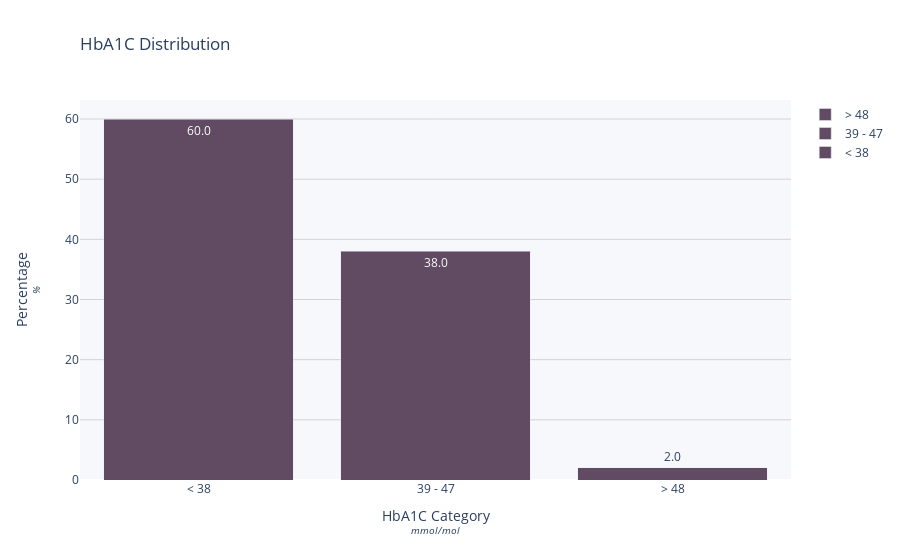
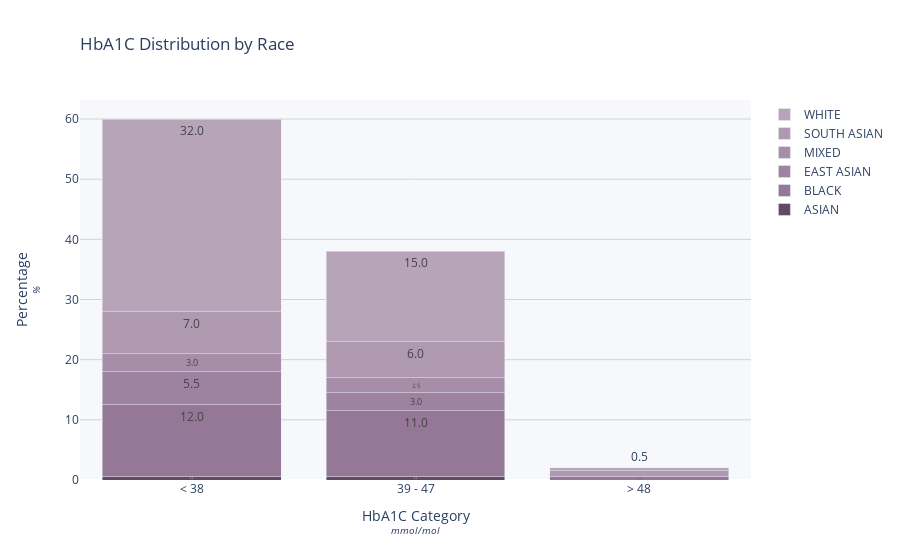
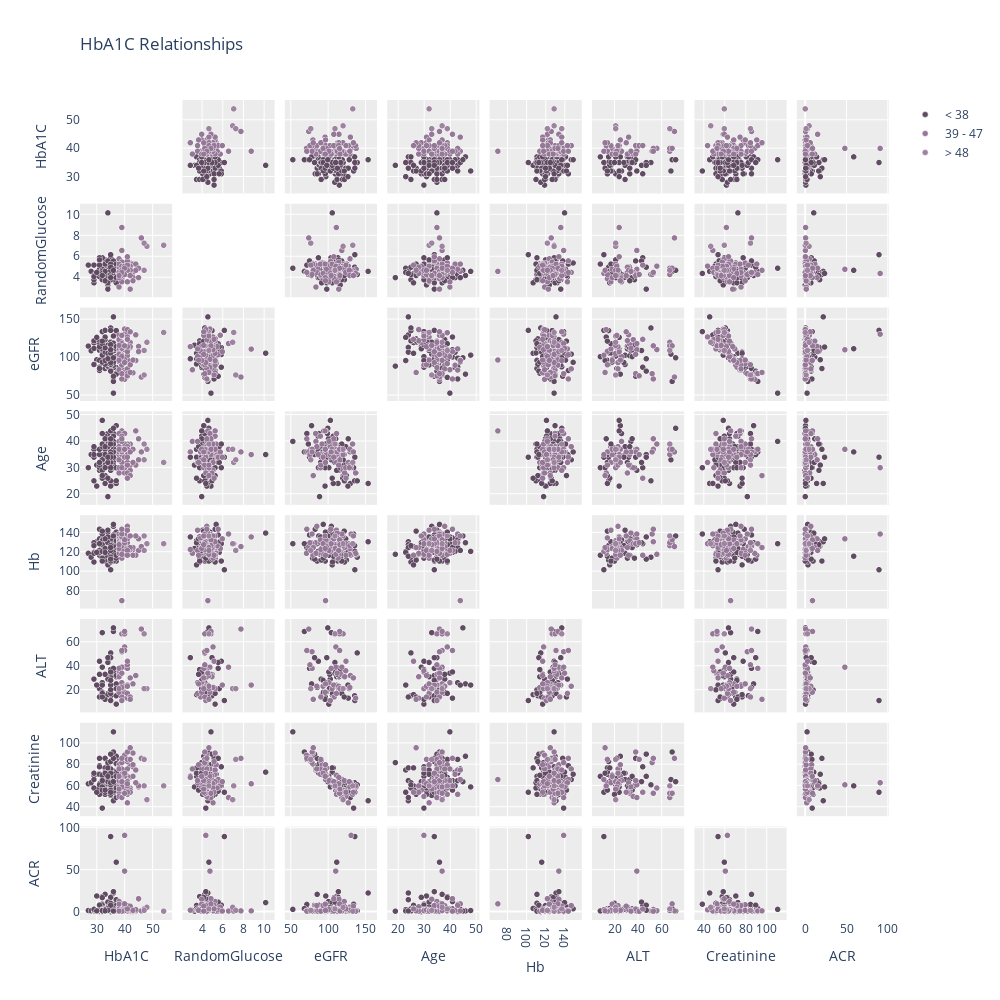
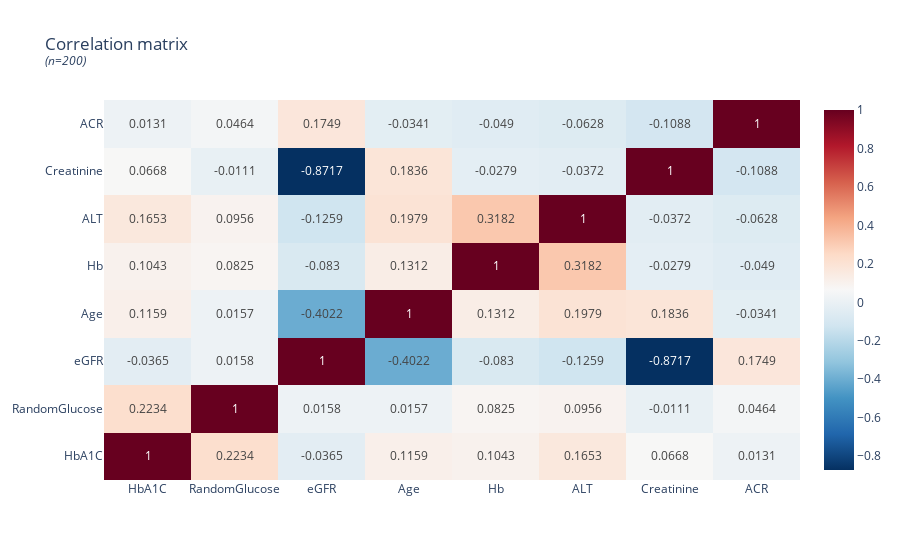

Notebook cell for these charts, in order:
### Code cell
%autoreload 2
ma.disease_description_hba1c()

### Figure 1 — Plotly figure (JSON) as saved in the notebook; plotly's stock layout.template omitted (floating-point values rounded to 4 significant figures)
{"data": [{"marker": {"color": "#604b62"}, "name": "< 38", "text": ["60.0"], "type": "bar", "x": ["< 38"], "y": [60]}, {"marker": {"color": "#604b62"}, "name": "39 - 47", "text": ["38.0"], "type": "bar", "x": ["39 - 47"], "y": [38]}, {"marker": {"color": "#604b62"}, "name": "> 48", "text": ["2.0"], "type": "bar", "x": ["> 48"], "y": [2]}], "layout": {"barmode": "stack", "paper_bgcolor": "white", "plot_bgcolor": "#F6F8FC", "title": {"text": "HbA1C Distribution", "x": 0, "xref": "paper"}, "xaxis": {"title": {"text": "HbA1C Category<br><sup><i>mmol/mol</i></sup>"}}, "yaxis": {"gridcolor": "lightgrey", "title": {"text": "Percentage<br><sup><i>%</i></sup>"}}}}

### Figure 2 — Plotly figure (JSON) as saved in the notebook; plotly's stock layout.template omitted (floating-point values rounded to 4 significant figures)
{"data": [{"marker": {"color": "#604b62"}, "name": "ASIAN", "text": ["0.5", "0.5"], "type": "bar", "x": ["< 38", "39 - 47"], "y": [0.5, 0.5]}, {"marker": {"color": "#957897"}, "name": "BLACK", "text": ["12.0", "11.0", "0.5"], "type": "bar", "x": ["< 38", "39 - 47", "> 48"], "y": [12, 11, 0.5]}, {"marker": {"color": "#9d83a0"}, "name": "EAST ASIAN", "text": ["5.5", "3.0"], "type": "bar", "x": ["< 38", "39 - 47"], "y": [5.5, 3]}, {"marker": {"color": "#a68ea8"}, "name": "MIXED", "text": ["3.0", "2.5"], "type": "bar", "x": ["< 38", "39 - 47"], "y": [3, 2.5]}, {"marker": {"color": "#af99b1"}, "name": "SOUTH ASIAN", "text": ["7.0", "6.0", "1.0"], "type": "bar", "x": ["< 38", "39 - 47", "> 48"], "y": [7, 6, 1]}, {"marker": {"color": "#b8a4b9"}, "name": "WHITE", "text": ["32.0", "15.0", "0.5"], "type": "bar", "x": ["< 38", "39 - 47", "> 48"], "y": [32, 15, 0.5]}], "layout": {"barmode": "stack", "paper_bgcolor": "white", "plot_bgcolor": "#F6F8FC", "title": {"text": "HbA1C Distribution by Race", "x": 0, "xref": "paper"}, "xaxis": {"title": {"text": "HbA1C Category<br><sup><i>mmol/mol</i></sup>"}}, "yaxis": {"gridcolor": "lightgrey", "title": {"text": "Percentage<br><sup><i>%</i></sup>"}}}}

### Figure 3 — Plotly figure (JSON) as saved in the notebook; plotly's stock layout.template omitted (floating-point values rounded to 4 significant figures)
{"data": [{"diagonal": {"visible": false}, "dimensions": [{"label": "HbA1C", "values": [37, 37, 32, 30, 34, 37, 33, 32, 36, 37, 35, 31, 36, 31, 36, 36, 37, 33, 33, 36, 33, 33, 27, 36, 32, 29, 36, 34, 32, 35, 36, 35, 35, 36, 35, 37, 36, 36, 35, 37, 35, 35, 36, 36, 37, 37, 28, 31, 33, 33, 31, 33, 29, 37, 36, 36, 34, 34, 33, 33, 32, 33, 29, 34, 34, 36, 34, 35, 32, 34, 32, 29, 34, 37, 32, 37, 29, 32, 31, 32, 35, 34, 31, 34, 37, 37, 36, 31, 36, 33, 35, 35, 37, 34, 35, 31, 35, 31, 35, 32, 35, 30, 37, 33, 33, 36, 34, 37, 35, 35, 32, 35, 33, 35, 35, 32, 34, 32, 33, 36]}, {"label": "RandomGlucose", "values": [3.5, 4.8, 3.8, 4.4, 4.2, 4.3, 4.5, 4.4, 5.4, 4.5, 4.5, 4.5, 5.2, 4.8, 4.6, 4, 4.6, 5.3, 5.7, 5.2, 4.9, 4.8, 5.2, 4, 5.9, 3.5, 3.8, 4.9, 4.9, 4.9, 5.6, 4.6, 4.5, 4.5, 4.5, 4.6, 4.9, 4.7, 5.1, 5, 5.9, 4.4, 4.3, 4.5, 4.6, 4.7, 4.6, 4.1, 4.3, 4.5, 5.3, 4.3, 4.2, 5.2, 4.4, 5.4, 4.5, 4.9, 4.3, 5.3, 4.4, 4.3, 5.2, 3.3, 4, 4.8, 10.2, 4.7, 4.2, 4.5, 4, 3.8, 4.6, 5, 4.3, 4.5, 4.1, 4.8, 5.9, 4.8, 4.2, 4.7, 4.1, 4.1, 4.2, 5, 4.6, 4.4, 4.2, 4.5, 4, 4.6, 4, 5.6, 3.8, 5.2, 4.4, 5.7, 4.3, 4.6, 4, 4.5, 4, 4.4, 4.6, 5.6, 3.5, 5.3, 5.3, 4.7, 4.4, 4, 4.6, 5, 6.2, 3.8, 2.9, 4.2, 3.7, 4.7]}, {"label": "eGFR", "values": [98.64, 112.6, 110.9, 97.32, 100.9, 86.99, 120.6, 134.6, 104.8, 112.4, 120.7, 109.9, 71.96, 116.3, 154.1, 87.11, 130.2, 125.0, 111.7, 90.01, 125.0, 136.3, 115.5, 105.3, 104.3, 91.74, 103.6, 94.27, 114.7, 96.35, 118.5, 96.26, 102.6, 96.58, 114.0, 117.6, 53.23, 116.7, 120.6, 106.0, 113.6, 114.7, 74.01, 119.3, 113.7, 112.0, 109.3, 121.6, 94.92, 118.1, 83.17, 85.77, 112.4, 79.56, 114.2, 93.96, 87.95, 105.3, 124.1, 107.4, 120.1, 115.4, 119.8, 116.6, 88.96, 128.8, 106.0, 90.44, 108.4, 96.93, 101.5, 122.3, 92.65, 135.9, 99.53, 112.0, 91.1, 104.8, 87.48, 111.9, 115.2, 95.91, 96.64, 103.4, 78.31, 102.6, 68.69, 117.3, 101.5, 127.4, 94.82, 109.5, 114.8, 109.6, 116.8, 85.77, 91.44, 114.5, 139.4, 103.5, 93.69, 127.0, 102.2, 107.4, 91.5, 75.58, 105.9, 101.5, 106.3, 117.4, 94.25, 110.6, 96.36, 82.33, 136.3, 118.6, 98.64, 122.0, 113.0, 100.0]}, {"label": "Age", "values": [34, 36, 39, 31, 41, 37, 27, 30, 33, 37, 32, 37, 43, 29, 24, 42, 24, 27, 38, 35, 27, 34, 30, 35, 39, 37, 40, 36, 35, 23, 32, 35, 36, 37, 29, 34, 40, 35, 33, 35, 34, 35, 39, 31, 24, 36, 35, 31, 37, 37, 35, 37, 34, 37, 34, 36, 43, 35, 38, 42, 26, 31, 35, 31, 19, 30, 35, 32, 39, 39, 30, 25, 38, 25, 43, 36, 38, 33, 30, 29, 32, 38, 32, 35, 46, 36, 36, 31, 30, 41, 44, 40, 34, 32, 30, 37, 34, 32, 25, 48, 34, 23, 34, 24, 35, 34, 26, 30, 39, 36, 38, 41, 30, 35, 34, 39, 34, 27, 38, 45]}, {"label": "Hb", "values": [132, 141, 126, 131, 135, 111, 113, 139, 147, 134, 119, 118, 125, 130, 131, 121, 128, 114, 131, 135, 112, 121, 119, 133, 131, 130, 136, 123, 132, 121, 120, 119, 125, 111, 126, 120, 129, 122, 133, 118, 111, 115, 123, 124, 125, 116, 115, 134, 130, 132, 144, 111, 120, 114, 134, 149, 137, 129, 134, 121, 126, 133, 127, 124, 118, 120, 140, 136, 128, 141, 122, 110, 130, 127, 133, 131, 119, 132, 129, 128, 114, 131, 122, 143, 130, 130, 129, 117, 127, 120, 122, 134, 131, 130, 114, 129, 112, 120, 115, 121, 127, 120, 132, 116, 124, 138, 107, 117, 110, 111, 114, 125, 120, 113, 102, 111, 136, 142, 134, 137]}, {"label": "ALT", "values": [null, null, null, null, null, null, null, null, null, null, null, null, null, null, null, null, null, null, null, null, null, null, null, null, null, null, null, null, null, null, null, null, null, null, null, null, null, null, null, null, null, null, null, null, null, null, null, null, null, null, null, null, null, null, null, null, null, null, null, null, null, null, null, null, null, null, null, null, null, null, null, null, null, 15, 26, 31, 29, 68, 44, 39, 31, 17, 14, 29, 25, 33, 69, 33, 35, 13, 24, 34, 32, 43, 37, 22, 15, 21, 51, 24, 28, 24, 21, 14, 14, 38, 16, 8, 17, 20, 18, 35, 12, 47, 11, 17, 47, 14, 33, 72]}, {"label": "Creatinine", "values": [69, 59, 58, 71, 65, 85, 58, 39, 66, 58, 52, 62, 85, 62, 46, 73, 49, 52, 58, 74, 52, 54, 62, 65, 64, 72, 64, 80, 57, 75, 55, 70, 66, 69, 63, 54, 111, 54, 51, 73, 60, 57, 85, 55, 65, 60, 63, 52, 70, 66, 79, 86, 70, 81, 59, 71, 72, 65, 63, 60, 60, 61, 66, 59, 82, 64, 73, 75, 62, 68, 69, 58, 71, 63, 65, 60, 72, 66, 78, 64, 60, 69, 71, 66, 88, 66, 92, 58, 69, 57, 76, 59, 58, 64, 60, 86, 83, 61, 61, 59, 72, 54, 67, 77, 73, 86, 77, 69, 63, 52, 70, 56, 72, 90, 54, 65, 69, 56, 56, 64]}, {"label": "ACR", "values": [7.4, 6.6, 18, 18.7, 12, 6.2, 5.1, 8.9, 4.8, 9.3, 6.6, 0, 8.6, 0, 22.3, 1.2, 0.8, 3.3, 0.4, 0.6, 0.4, 0.9, 1.3, 1.1, 1.2, 1.9, 3.7, 1.6, 0, 2.4, 2.7, 0, 1.4, 2.5, 17.1, 7.3, 2.7, 0.7, 1.4, 2.4, 0.6, 0, 1.9, 0.8, 14.3, 59.2, 0.9, 1, 0.7, 1.5, 0.5, 20.7, 1, 1.9, 23.9, 3.4, 7.6, 2, 0.4, 1.1, 7.5, 2, 2.2, 0.4, 0.5, 0.7, 10.8, 2.5, 16.8, 1.2, 4.5, 3.2, 0.5, 0.4, 0.8, 1.3, 2.6, 1.6, 7.8, 2.5, 5.3, 0.8, 1.5, 5.1, 0.8, 2.2, 3.6, 1.1, 0.8, 3.3, 2.8, 1.8, 1.6, 11.4, 0.9, 0.7, 1.1, 1.9, 0.8, 1.3, 2.8, 0.9, 0.8, 0.8, 0.7, 0.5, 3.8, 0.8, 2.1, 10, 1.7, 3.3, 2.4, 7.7, 89.9, 0.5, 1.6, 1.2, 1, 0.7]}], "marker": {"color": "#604b62", "line": {"color": "white", "width": 0.5}, "showscale": false}, "name": "< 38", "type": "splom"}, {"diagonal": {"visible": false}, "dimensions": [{"label": "HbA1C", "values": [39, 40, 39, 38, 38, 43, 45, 40, 42, 43, 38, 38, 41, 42, 39, 39, 40, 39, 41, 38, 39, 41, 39, 38, 41, 38, 44, 41, 41, 42, 42, 40, 45, 41, 39, 40, 43, 38, 40, 38, 38, 39, 39, 38, 39, 39, 40, 46, 41, 41, 39, 41, 39, 38, 41, 44, 40, 41, 39, 42, 39, 40, 42, 39, 39, 41, 41, 39, 40, 38, 42, 41, 40, 43, 39, 38]}, {"label": "RandomGlucose", "values": [4.6, 4.4, 5.3, 5.3, 4.2, 4.5, 4, 5.2, 5.4, 5.3, 4.3, 4.8, 5, 4.9, 4.4, 4.8, 4.8, 5.3, 4.7, 5.8, 4.2, 5.2, 5.5, 3.1, 5, 4.7, 5.3, 5.6, 5.1, 5.1, 2.9, 4.5, 4.9, 5.1, 4.4, 4.8, 4, 4.9, 4.8, 5, 5.3, 3.9, 4.9, 4.5, 8.8, 5.1, 5.1, 7.8, 4.5, 4.4, 4.4, 4.3, 6.6, 4.2, 4.3, 4.7, 4.4, 3.6, 3.6, 4.3, 4.6, 4.4, 4.7, 4.7, 4.3, 6, 4.7, 4.2, 4.3, 4, 4.2, 5.2, 4.9, 3.7, 4.5, 4.2]}, {"label": "eGFR", "values": [97.03, 131.3, 111.8, 122.0, 94.93, 96.52, 115.0, 83.72, 92.3, 80.11, 98.73, 111.7, 115.2, 113.2, 111.6, 87.15, 138.0, 90.08, 133.2, 129.8, 90.27, 77.25, 114.8, 84.14, 97.26, 110.4, 96.35, 104.1, 127.5, 120.3, 114.7, 71.5, 108.1, 103.1, 109.9, 110.6, 96.58, 117.5, 97.95, 122.6, 105.8, 108.6, 120.5, 124.0, 111.5, 113.8, 110.9, 74.53, 85.33, 137.3, 103.4, 79.06, 118.9, 104.5, 76.12, 130.3, 115.8, 111.7, 101.7, 90.74, 112.6, 93.69, 80.56, 128.8, 78.94, 108.0, 114.7, 129.6, 115.8, 96.58, 134.4, 124.4, 115.8, 96.96, 71.96, 116.3]}, {"label": "Age", "values": [44, 30, 37, 35, 35, 37, 33, 43, 39, 37, 36, 43, 32, 36, 35, 35, 28, 42, 39, 36, 30, 37, 34, 40, 36, 38, 44, 34, 32, 29, 36, 36, 41, 38, 37, 37, 37, 35, 35, 28, 37, 36, 35, 30, 35, 32, 39, 36, 38, 28, 35, 37, 37, 36, 35, 31, 37, 32, 40, 31, 36, 34, 27, 30, 36, 34, 31, 37, 37, 37, 36, 26, 37, 32, 41, 33]}, {"label": "Hb", "values": [70, 139, 124, 125, 134, 123, 134, 130, 119, 117, 132, 139, 117, 124, 131, 119, 118, 130, 118, 124, 133, 126, 127, 119, 133, 130, 137, 144, 129, 137, 123, 119, 122, 126, 124, 134, 125, 132, 126, 125, 131, 135, 127, 129, 136, 114, 118, 126, 147, 119, 121, 129, 139, 129, 130, 117, 131, 143, 122, 123, 140, 129, 125, 118, 139, 134, 122, 127, 130, 124, 137, 117, 133, 117, 144, 128]}, {"label": "ALT", "values": [null, null, null, null, null, null, null, null, null, null, null, null, null, null, null, null, null, null, null, null, null, null, null, null, null, null, null, null, null, null, null, null, null, null, null, 39, 25, 33, 18, 31, 21, 14, 67, 36, 24, 22, 56, 71, 23, 13, 11, 38, 39, 38, 41, 32, 53, 17, 26, 14, 34, 23, 12, 21, 52, 24, 23, 22, 67, 18, 30, 44, 69, 25, 53, 21]}, {"label": "Creatinine", "values": [66, 63, 59, 65, 80, 78, 59, 75, 80, 91, 77, 52, 60, 58, 70, 76, 59, 71, 52, 60, 76, 83, 58, 76, 69, 60, 75, 66, 44, 56, 68, 89, 60, 65, 62, 61, 69, 53, 69, 54, 64, 63, 49, 50, 62, 62, 58, 86, 76, 60, 66, 92, 49, 65, 85, 63, 53, 63, 65, 85, 59, 72, 96, 64, 82, 64, 62, 59, 53, 69, 54, 54, 53, 80, 86, 57]}, {"label": "ACR", "values": [9.3, 91.3, 0, 12.1, 8.2, 0, 14.9, 7.5, 1.6, 1.3, 0.4, 0, 0.8, 0, 1.2, 3.2, 0.3, 1.3, 0.6, 5.5, 1, 1.3, 0.4, 1.6, 3.3, 3.3, 0.9, 1.9, 2.2, 1.4, 1.7, 1, 15.5, 1.3, 1.7, 48.5, 0.6, 1.1, 1, 5.8, 0.3, 0.7, 1, 2, 0.9, 0.6, 1.1, 0.9, 7.3, 0.5, 2.3, 0.8, 0.7, 3.1, 0.4, 2.5, 2.6, 1.5, 2.5, 0.5, 0.6, 7.3, 0.9, 1.1, 0.6, 0.7, 2, 1.7, 1.3, 9, 6.5, 3.2, 9.3, 1.5, 0.5, 0.7]}], "marker": {"color": "#957897", "line": {"color": "white", "width": 0.5}, "showscale": false}, "name": "39 - 47", "type": "splom"}, {"diagonal": {"visible": false}, "dimensions": [{"label": "HbA1C", "values": [54, 47, 48, 47]}, {"label": "RandomGlucose", "values": [7.1, 4.7, 7, 7.3]}, {"label": "eGFR", "values": [133.5, 109.6, 120.5, 77.2]}, {"label": "Age", "values": [32, 39, 37, 33]}, {"label": "Hb", "values": [129, 137, 129, 122]}, {"label": "ALT", "values": [null, 67, 21, 21]}, {"label": "Creatinine", "values": [60, 60, 47, 85]}, {"label": "ACR", "values": [0.5, 3.2, 5.2, 1.5]}], "marker": {"color": "#9d83a0", "line": {"color": "white", "width": 0.5}, "showscale": false}, "name": "> 48", "type": "splom"}], "layout": {"height": 1000, "plot_bgcolor": "#ececec", "showlegend": true, "title": {"text": "HbA1C Relationships", "x": 0, "xref": "paper"}, "width": 1000}}

### Figure 4 — Plotly figure (JSON) as saved in the notebook; plotly's stock layout.template omitted (floating-point values rounded to 4 significant figures)
{"data": [{"colorscale": [[0, "rgb(5,48,97)"], [0.1, "rgb(33,102,172)"], [0.2, "rgb(67,147,195)"], [0.3, "rgb(146,197,222)"], [0.4, "rgb(209,229,240)"], [0.5, "rgb(247,247,247)"], [0.6, "rgb(253,219,199)"], [0.7, "rgb(244,165,130)"], [0.8, "rgb(214,96,77)"], [0.9, "rgb(178,24,43)"], [1, "rgb(103,0,31)"]], "hoverongaps": true, "text": [[1, 0.2234, -0.0365, 0.1159, 0.1043, 0.1653, 0.0668, 0.0131], [0.2234, 1, 0.0158, 0.0157, 0.0825, 0.0956, -0.0111, 0.0464], [-0.0365, 0.0158, 1, -0.4022, -0.083, -0.1259, -0.8717, 0.1749], [0.1159, 0.0157, -0.4022, 1, 0.1312, 0.1979, 0.1836, -0.0341], [0.1043, 0.0825, -0.083, 0.1312, 1, 0.3182, -0.0279, -0.049], [0.1653, 0.0956, -0.1259, 0.1979, 0.3182, 1, -0.0372, -0.0628], [0.0668, -0.0111, -0.8717, 0.1836, -0.0279, -0.0372, 1, -0.1088], [0.0131, 0.0464, 0.1749, -0.0341, -0.049, -0.0628, -0.1088, 1]], "texttemplate": "%{text}", "type": "heatmap", "x": ["HbA1C", "RandomGlucose", "eGFR", "Age", "Hb", "ALT", "Creatinine", "ACR"], "y": ["HbA1C", "RandomGlucose", "eGFR", "Age", "Hb", "ALT", "Creatinine", "ACR"], "z": [[1, 0.2234, -0.0365, 0.1159, 0.1043, 0.1653, 0.0668, 0.0131], [0.2234, 1, 0.0158, 0.0157, 0.0825, 0.0956, -0.0111, 0.0464], [-0.0365, 0.0158, 1, -0.4022, -0.083, -0.1259, -0.8717, 0.1749], [0.1159, 0.0157, -0.4022, 1, 0.1312, 0.1979, 0.1836, -0.0341], [0.1043, 0.0825, -0.083, 0.1312, 1, 0.3182, -0.0279, -0.049], [0.1653, 0.0956, -0.1259, 0.1979, 0.3182, 1, -0.0372, -0.0628], [0.0668, -0.0111, -0.8717, 0.1836, -0.0279, -0.0372, 1, -0.1088], [0.0131, 0.0464, 0.1749, -0.0341, -0.049, -0.0628, -0.1088, 1]]}], "layout": {"showlegend": false, "title": {"text": "Correlation matrix<br><sup><i>(n=200)</i></sup>"}}}
